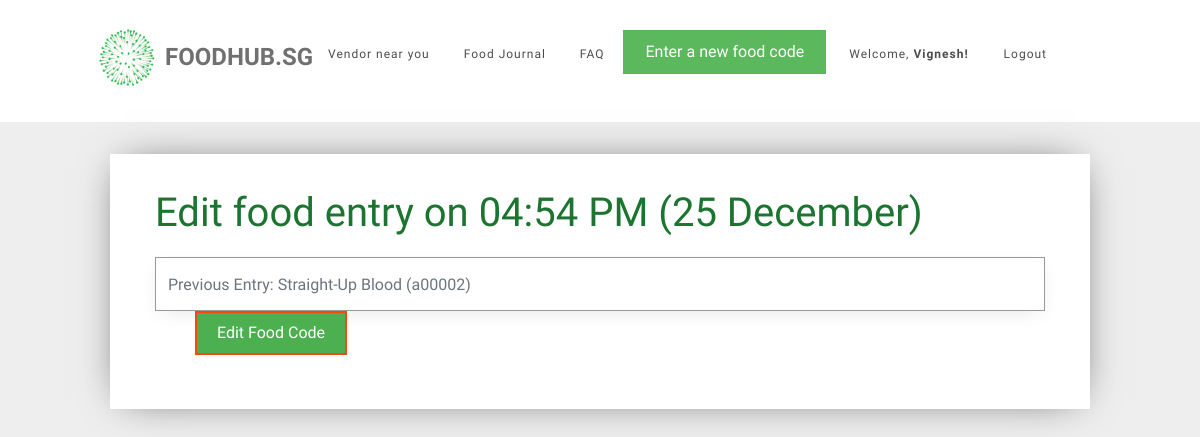
/19/edit_food (signed in), run on an earlier commit of the app's database.
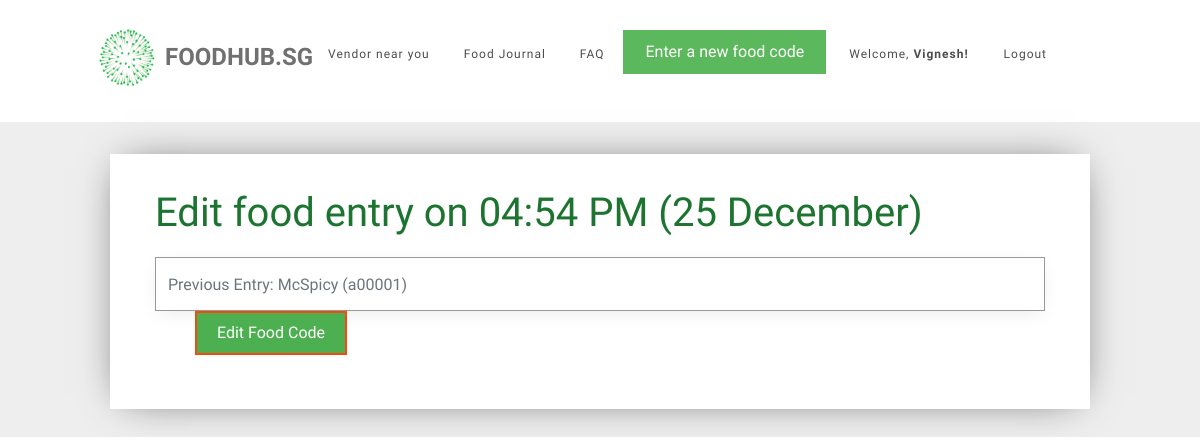
And on a later commit of the database.
### tables this page shows
CREATE TABLE user (
  id INTEGER PRIMARY KEY AUTOINCREMENT,
  name TEXT NOT NULL,
  email VARCHAR(512) UNIQUE NOT NULL,
  password TEXT NOT NULL,
  height INTEGER NOT NULL,
  weight INTEGER NOT NULL
);

CREATE TABLE "food_entry" (
	`id`	INTEGER PRIMARY KEY AUTOINCREMENT,
	`creator_id`	INTEGER NOT NULL,
	`created`	TIMESTAMP NOT NULL DEFAULT (datetime('now','localtime')),
	`food_code`	VARCHAR ( 6 ) NOT NULL,
	`food_name`	TEXT NOT NULL,
	`calories`	INT NOT NULL,
	FOREIGN KEY(`creator_id`) REFERENCES `user`(`id`)
);

### foodhubsg/food.py (the view, shortened to what this page needs)
@bp.route('/<int:id>/edit_food', methods=('GET', 'POST'))
@login_required
def edit_food(id):
    food_entry = get_food_entry(id)
    old_food_name = food_entry['food_name']
    old_food_code = food_entry['food_code']
    return render_template('food/edit_food.html', food_entry=food_entry)

### foodhubsg/auth.py (called while the page is built)
def login_required(view):
    @functools.wraps(view)
    def wrapped_view(**kwargs):
        if g.user is None:
            return redirect(url_for('auth.login'))
        return view(**kwargs)
    return wrapped_view

@bp.before_app_request
def load_logged_in_user():
    user_id = session.get('user_id')
    if user_id is None:
        g.user = None
    else:
        g.user = get_db().execute(
            'SELECT * FROM user WHERE id = ?', (user_id,)
        ).fetchone()

### foodhubsg/db.py (called while the page is built)
def get_db():
    if 'db' not in g:
        g.db = sqlite3.connect(
            current_app.config['DATABASE'],
            detect_types=sqlite3.PARSE_DECLTYPES
        )
        g.db.row_factory = sqlite3.Row
    return g.db

### foodhubsg/food.py (called while the page is built)
def get_food_entry(id, check_user=True):
    db = get_db()
    food_entry = db.execute(
        'SELECT f.id, creator_id, food_name, created, calories, food_code, email'
        ' FROM food_entry f JOIN user u ON f.creator_id = u.id'
        ' WHERE f.id = ?',
        (id,),
    ).fetchone()
    if food_entry is None:
        abort(404, "Food entry id {0} doesn't exist".format(id))
    if check_user and food_entry['creator_id'] != g.user['id']:
        abort(403)
    return food_entry

### foodhubsg/templates/food/edit_food.html (shortened to what this page needs)
{% extends 'base.html' %}
{% block content %}
<div id="colorlib-container">
    <div class="container">
        <div class="box1">
        <div class="row row-pb-md">
            <div class="col-md-12">
                <form method="post">
                    <header id="summary-header">
                        <h1 class="font_color">Edit food entry on {{ food_entry['created'].strftime('%I:%M %p (%d %B)') }}</h1>
                    </header>
                    <input name="code" id="code" class="form-control" value="{{ request.form['code'] }}" placeholder="Previous Entry: {{ food_entry['food_name'] }} ({{ food_entry['food_code'] }})" required>
                    <div class="row form-group" id="register-button">
                        <input type="submit" value="Edit Food Code" class="btn btn-primary" style="background-color: #4CAF50;">
                    </div>
                </form>
            </div>
        </div>
        </div>
    </div>
</div>
{% endblock %}

### foodhubsg/templates/base.html (shortened to what this page needs)
<!doctype html>
<link rel="stylesheet" href="https://cdnjs.cloudflare.com/ajax/libs/font-awesome/4.7.0/css/font-awesome.min.css">
<link rel="stylesheet" href="https://stackpath.bootstrapcdn.com/bootstrap/4.1.3/css/bootstrap.min.css">
<link rel="stylesheet" href="../static/css/animate.css">
<link rel="stylesheet" href="../static/css/icomoon.css">
<link rel="stylesheet" href="../static/css/magnific-popup.css">
<link rel="stylesheet" href="../static/css/flexslider.css">
<link rel="stylesheet" href="../static/css/owl.carousel.min.css">
<link rel="stylesheet" href="../static/css/owl.theme.default.min.css">
<link rel="stylesheet" href="../static/css/style.css">
    {% if g.user %}
        <div id="page">
            <nav class="colorlib-nav" role="navigation">
                <div class="top-menu">
                    <div class="container">
                        <div class="row">
                            <div class="col-xs-2">
                                <div id="colorlib-logo">
                                    <img src="../static/images/healthhub-logo.png" width="65px" height="65px"; align="left"><a href="{{ url_for('index') }}"><p id="webname">FoodHub.SG</p></a>
                                </div>
                            </div>
                            <div class="col-xs-10 text-right menu-1" id="navbar-stuff">
                                <ul>
                                    <li><a href="{{ url_for('vendors.vendors') }}">Vendor near you</a></li>
                                    <li><a href="{{ url_for('food.food_journal') }}">Food Journal</a></li>
                                    <li><a href="{{ url_for('food.faq') }}">FAQ</a></li>
                                    <a href="{{ url_for('food.food_journal') }}"><button type="button" class="btn btn-success">Enter a new food code</button></a>
                                    <li id="user-profile"><a href="{{ url_for('user.user_settings')}}">Welcome, <span id="nav-name">{{ g.user['name'] }}!</span></a> <a href="{{ url_for('auth.logout') }}">Logout</a></li>
                                </ul>
                            </div>
                        </div>
                    </div>
                </div>
            </nav>
    {% endif %}
<section class="content">
    {% block content %}{% endblock %}
</section>
</div>

### foodhubsg/static/css/style.css (style rules this page uses)
#register-button { padding-left: 55px; }
.box1 { background: #ffffff; padding: 20px; box-shadow: 0 0 40px -15px rgba(0,0,0,0.75); }
#webname { margin-left: 70px; padding-top: 12px; }
.font_color { color: #1c7430; }
#page { position: relative; overflow-x: hidden; width: 100%; height: 100%; -webkit-transition: 0.5s; -o-transition: 0.5s; transition: 0.5s; }
a { color: #F6490D; -webkit-transition: 0.5s; -o-transition: 0.5s; transition: 0.5s; }
p { margin-bottom: 20px; }
h1, h2, h3, h4, h5, h6, figure { color: #707070; font-weight: 400; margin: 0 0 20px 0; }
.colorlib-nav .top-menu { padding: 25px 0; background: #ffffff; }
.colorlib-nav #colorlib-logo { font-size: 24px; margin: 0; padding: 0; line-height: 40px; font-weight: 700; text-transform: uppercase; }
.colorlib-nav #colorlib-logo a { position: relative; color: #707070; }
.colorlib-nav ul { padding: 0; margin: 5px 0 0 0; }
.colorlib-nav ul li { padding: 0; margin: 0; list-style: none; display: inline; font-weight: 400; letter-spacing: 1px; }
.colorlib-nav ul li a { position: relative; font-size: 12px; padding: 10px 15px; color: rgba(0, 0, 0, 0.7); -webkit-transition: 0.5s; -o-transition: 0.5s; transition: 0.5s; }
#colorlib-container, #colorlib-instagram, #colorlib-about, #colorlib-contact, #colorlib-footer { padding: 2em 0; clear: both; }
.content { display: block; }
.form-control { -webkit-box-shadow: none; -moz-box-shadow: none; -ms-box-shadow: none; -o-box-shadow: none; box-shadow: none; border: none; font-size: 16px !important; font-weight: 300; -webkit-border-radius: 0px; -moz-border-radius: 0px; -ms-border-radius: 0px; border-radius: 0px; }
.form-group { margin-bottom: 10px; }
.btn { margin-right: 4px; margin-bottom: 4px; font-size: 16px; font-weight: 400; -webkit-border-radius: 30px; -moz-border-radius: 30px; -ms-border-radius: 30px; border-radius: 30px; -webkit-transition: 0.5s; -o-transition: 0.5s; transition: 0.5s; padding: 8px 20px; }
.btn-primary { background: #F6490D; color: #fff; border: 2px solid #F6490D; }
.btn-success { background: #5cb85c; color: #fff; border: 2px solid #5cb85c; }
.form-control { -webkit-box-shadow: none; box-shadow: none; background: transparent; border: 1px solid rgba(0, 0, 0, 0.1); height: 54px; font-size: 18px; font-weight: 300; }
.row-pb-md { padding: 2em !important; }
#navbar-stuff { float: right; }
.btn-primary { border-radius: 0; }
.btn { border-radius: 0; }
.form-control { border-width: 0.2px; border-color: #999999; box-shadow: 0 5px 20px -5px rgba(0,0,0,0.1); }
.box1 { background: #ffffff; padding: 0.5em; margin-bottom: 3em; box-shadow: 0 0 40px -15px rgba(0,0,0,s0.75); }
.row.row-pb-md { margin: -5px -10px 0 -10px; }
.container { padding-right: 5em; padding-left: 5em; }
#nav-name { font-weight: bold; }

### foodhubsg/templates/base.html (style rules this page uses)
#webname { margin-left: 70px; padding-top: 12px; }

What changed in the data, as far as the page shows it:
changed food_entry "04:54 PM (25 December)": code "Previous Entry: Straight-Up Blood (a00002)" → "Previous Entry: McSpicy (a00001)"
